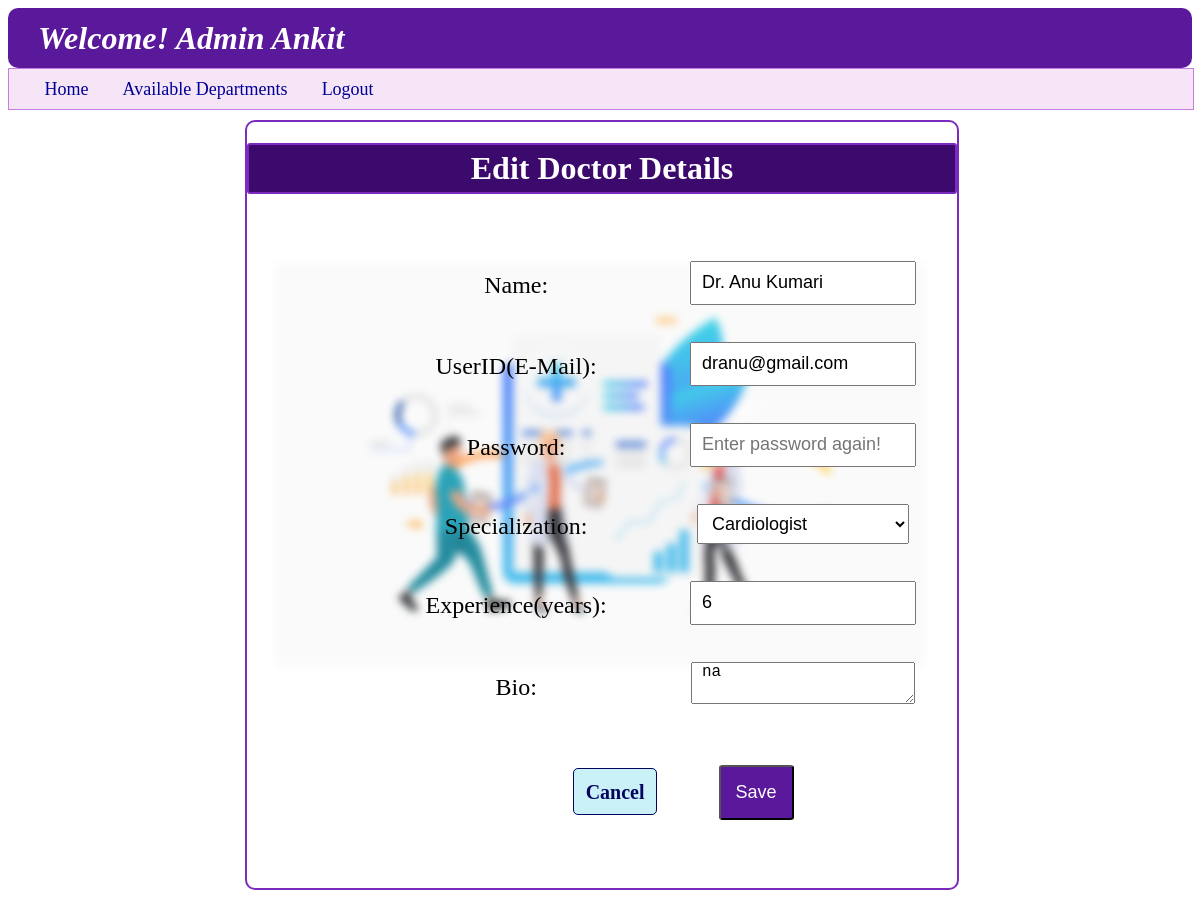
Before: /admin_doc_update/1 with the older database file.
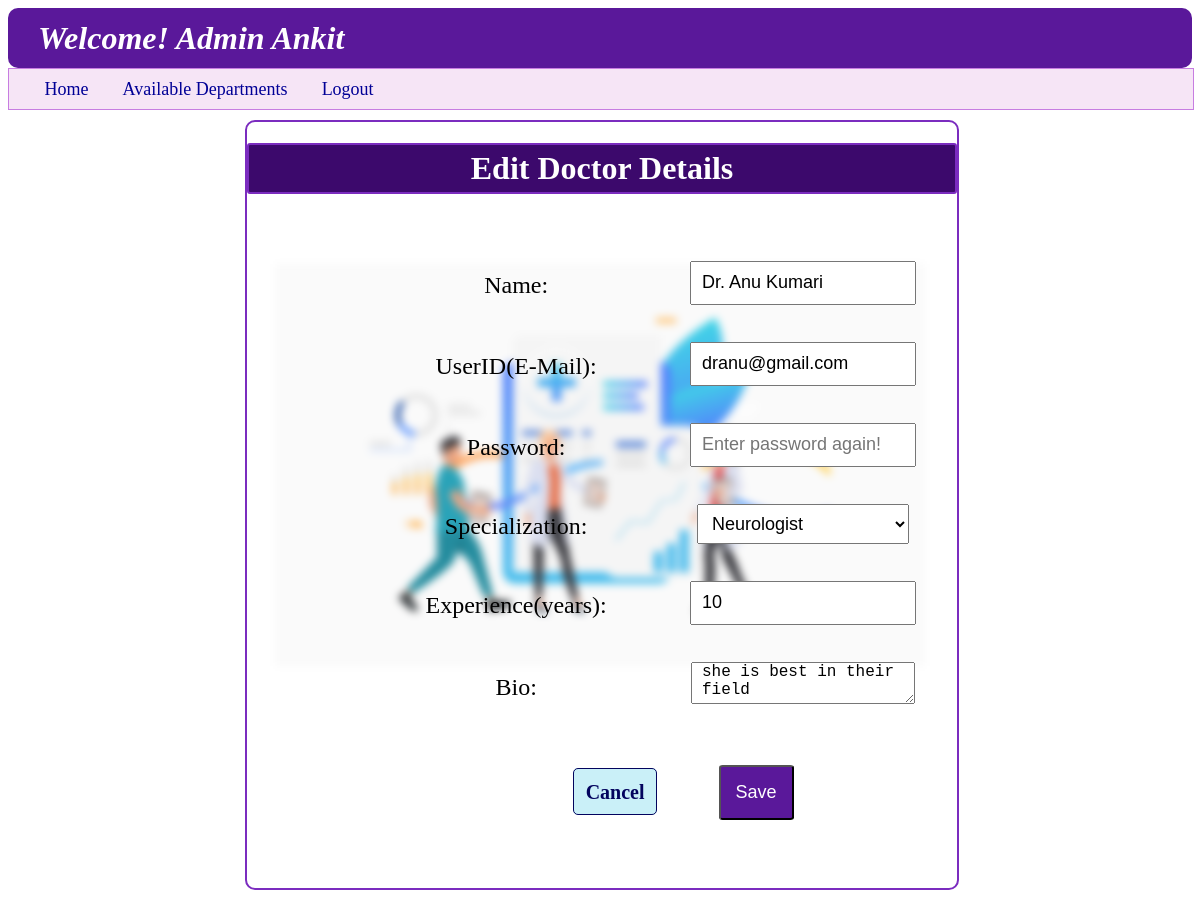
After: the same page with the newer database file.
### backend/models.py (models this page shows)
class Doctor_Info(db.Model):
    __tablename__ = "doctor_info"
    id=db.Column(db.Integer,primary_key=True)
    full_name=db.Column(db.String,nullable=False)
    email=db.Column(db.String,unique=True,nullable=False)
    password=db.Column(db.String,nullable=False)
    dept_id=db.Column(db.String,db.ForeignKey("department.id"),nullable=False)
    experience=db.Column(db.Integer,nullable=False)
    bio=db.Column(db.String,nullable=False)
    is_blacklist=db.Column(db.Integer,default=0)
    appointments=db.relationship("Appointments",cascade="all,delete",backref="doctor_info",lazy=True)
    availability=db.relationship("Availability",cascade="all,delete",backref="doctor_info",lazy=True)

### backend/controllers.py (the view, shortened to what this page needs)
@app.route("/admin_doc_update/<d_id>", methods=["GET", "POST"])
def admin_doc_update(d_id):
    dept=all_departments()
    doc=Doctor_Info.query.filter_by(id=d_id).first()
    return render_template("admin_update_doct.html",pop_up="",usern=a_n(),department_list=dept,doc=doc)

### backend/controllers.py (called while the page is built)
def a_n():
    u = User_Info.query.filter_by(role=0).first()
    if u:
        return u.full_name

def all_departments():
    dept=Department.query.all()
    return dept

### templates/admin_update_doct.html (shortened to what this page needs)
{%extends "admin_layout.html"%}
{%block content%}
    <div class="login_panel" style="border-color: rgb(123, 44, 191);">
        <h1 style="text-align: center; font-weight: bold; border: 2px solid rgb(123,44,191); background-color: rgb(60,9,108); color: white; border-radius: 3px; padding: 5px; ">Edit Doctor Details</h1>
        <br>
        <form action="/admin_doc_update/{{doc.id}}" method="POST" class="form_style">
            <table>
                <tr>
                    <td><label for="full_name"  style=" margin-bottom: 1%; font-size:x-large;">Name:</label></td>
                    <td><input type="text" id="full_name" name="full_name" class="input_form" value="{{doc.full_name}}"></td>
                </tr>
                <tr>
                    <td><label for="email"  style=" margin-bottom: 1%; font-size:x-large;">UserID(E-Mail):</label></td>
                    <td><input type="email" id="email" name="email" class="input_form" value="{{doc.email}}"></td>
                </tr>
                <tr>
                    <td><label for="password"  style=" margin-bottom: 1%; font-size:x-large;">Password:</label></td>
                    <td><input type="password" id="password" name="password" class="input_form" placeholder="Enter password again!"></td>
                </tr>
                <tr>
                    <td><label for="specialization_id"  style=" margin-bottom: 1%; font-size:x-large;">Specialization:</label></td>
                    <td>
                        <select id="specialization_id" name="specialization_id" class="input_form">
                            {%for dept in department_list%}
                            <option value="{{dept.id}}">{{dept.specialization}}</option>
                            {%endfor%}
                        </select>
                    </td>
                </tr>
                <tr>
                    <td><label for="experience"  style=" margin-bottom: 1%; font-size:x-large;">Experience(years):</label></td>
                    <td><input type="number" id="experience" name="experience" class="input_form" value="{{doc.experience}}"></td>
                </tr>
                <tr>
                    <td><label for="bio"  style=" margin-bottom: 1%; font-size:x-large;">Bio:</label></td>
                    <td><textarea type="text" id="bio" name="bio" class="input_form" >{{doc.bio}}</textarea></td>
                </tr>
            </table>
            <br>
            <div>
                <a href="{{url_for('admin_dashboard',name=usern)}}" class="Centre_button" type="button" >Cancel</a>
                <button type="submit" style="font-size: large; padding: 15px; margin: 3% 0% 10% 10%; background-color: rgb(90,24,154); color: white; border-radius: 5%;">Save</button>
            </div>
        </form>
    </div>
{%endblock%}

Changed rows visible on the page:
changed Doctor_Info "Dr. Anu Kumari": experience "6" → "10"; bio "na" → "she is best in their field"
Other visible differences:
form field specialization_id: "Cardiologist" → "Neurologist"
